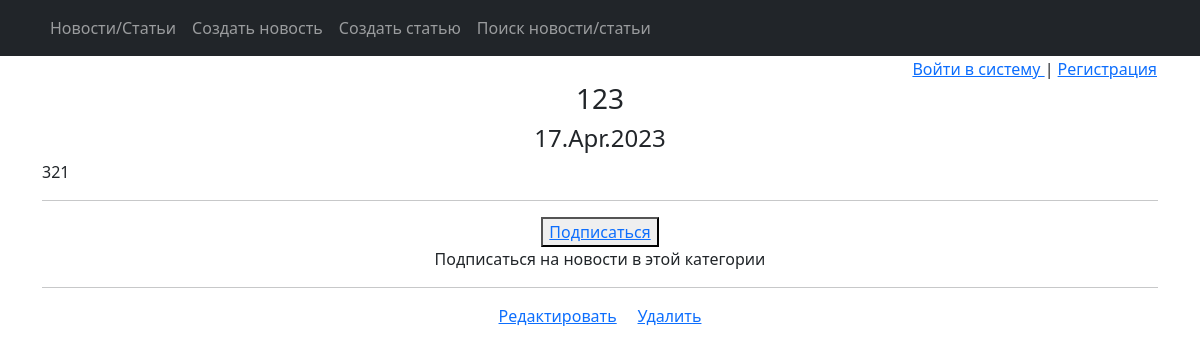
Page /news/43 on the committed database.
### np_app/models.py (models this page shows, shortened)
class Post(models.Model):
    article = 'Arti'
    news = 'News'
    POSTS = [
        (article, 'Статья'),
        (news, 'Новости')
    ]
    author = models.ForeignKey(Author, on_delete=models.CASCADE)
    choice = models.CharField(max_length=4, choices=POSTS, default=article)
    time_create_post = models.DateTimeField(auto_now_add=True)
    category = models.ManyToManyField(Category, through='PostCategory')
    header_post = models.CharField(max_length=255)
    text_post = models.TextField()
    rate_post = models.IntegerField(default=0)

### np_app/views.py (the view)
# urls.py: path('<int:pk>', PostDetail.as_view(), name='post_detail'),
class PostDetail(DetailView):
    model = Post
    template_name = 'news_one.html'
    context_object_name = 'news'
    def get_context_data(self, **kwargs):
        context = super().get_context_data(**kwargs)
        context['is_not_authors'] = not self.request.user.groups.filter(name='authors').exists()
        context['user_auth'] = self.request.user.is_authenticated
        id = self.kwargs.get('pk')
        post = Post.objects.get(pk=id)
        is_subscribersuser = True
        for cat in post.category.all():
            if self.request.user not in cat.subscribers.all():
                is_subscribersuser = False
        context['is_subscribersuser'] = is_subscribersuser
        return context
    def get_object(self, *args, **kwargs):
        obj = cache.get(f'post_detail-{self.kwargs["pk"]}', None)
        if not obj:
            obj = super().get_object(queryset=self.queryset)
            cache.set(f'post_detail-{self.kwargs["pk"]}', obj)
        return obj

### np_app/templatetags/custom_filters.py (called while the page is built)
@register.filter()
def censor(string_to_check):
    checked_string = ''
    for word in string_to_check.split():
        for check_word in CENSOR:
            if check_word in word.lower():
                last_chars = ''
                for char in reversed(word):
                    if char not in string.punctuation:
                        break
                    last_chars += char
                last_chars = last_chars[::-1]
                new_word = word[0] + (len(word.translate(str.maketrans('', '', string.punctuation))) - 1) * '*'
                checked_string += new_word + f'{last_chars} '
                break
        else:
            checked_string += word + ' '
    return checked_string

### templates/news_one.html (shortened to what this page needs)
{% extends 'flatpages/default.html' %}
{% load custom_filters %}
{% block content %}
{% include 'auth.html' %}
<h3> {{ news.header_post }} </h3>
<h4>{{ news.time_create_post|date:'d.M.Y' }}</h4>
<p style="text-align: left">{{ news.text_post|censor }}</p>
<hr>
        {% if not is_subscribersuser %}
            <button><a href="{% url 'subscribe' news.pk %}">Подписаться</a></button><br>Подписаться на новости в этой категории
        {% endif %}
<hr>
<a href="/news/{{ news.id }}/edit/">Редактировать</a>&nbsp &nbsp &nbsp<a href="/news/{{ news.id }}/delete/">Удалить</a>
{% endblock content %}

### rows in the picture
Post: header_post "123", time_create_post "17.Apr.2023", text_post|censor "321"
